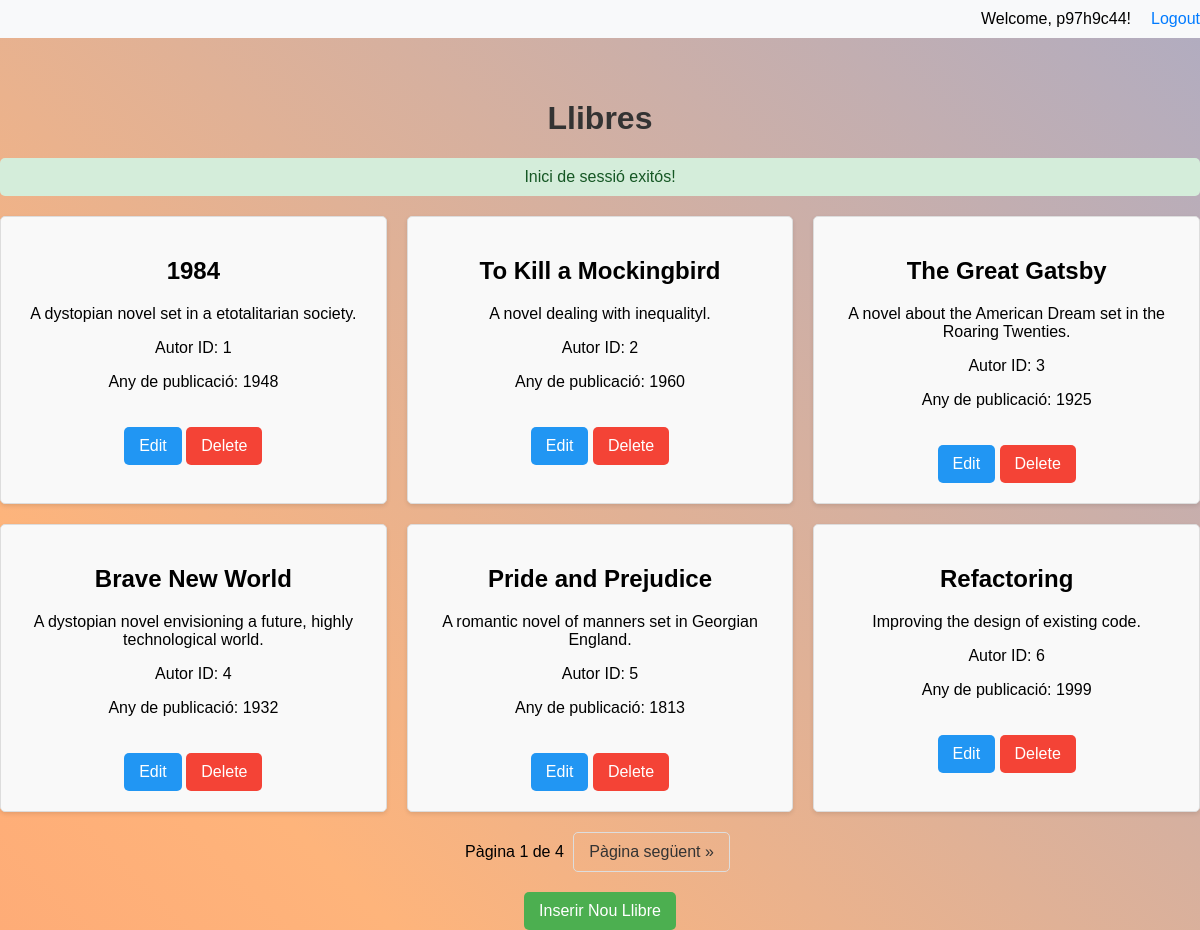
Page / (signed in) on the committed database.
### tables this page shows
CREATE TABLE `books` (
  `id` int(11) NOT NULL,
  `title` varchar(255) NOT NULL,
  `author_id` int(11) DEFAULT NULL,
  `publication_year` int(11) DEFAULT NULL,
  `description` text DEFAULT NULL
);

### Public/index.php (called while the page is built)
<?php
include '../views/index.view.php';
?>

### Controllers/BookController.php (called while the page is built, shortened)
<?php
include '../config.php';
include '../models/Book.php';
class BookController {
    public function getBooksByPage($page, $booksPerPage) {
        $book = new Book();
        return $book->getByPage($page, $booksPerPage);
    }
    public function getTotalBooks() {
        $book = new Book();
        return $book->getTotalCount();
    }
}
?>

### Models/Book.php (called while the page is built, shortened)
<?php
include '../config.php';
class Book {
    private $db;
    public function __construct() {
        global $pdo;
        $this->db = $pdo;
    }
    public function getByPage($page, $booksPerPage) {
        $offset = ($page - 1) * $booksPerPage;
        $stmt = $this->db->prepare("SELECT * FROM books LIMIT :limit OFFSET :offset");
        $stmt->bindParam(':limit', $booksPerPage, PDO::PARAM_INT);
        $stmt->bindParam(':offset', $offset, PDO::PARAM_INT);
        $stmt->execute();
        return $stmt->fetchAll(PDO::FETCH_ASSOC);
    }
    public function getTotalCount() {
        $stmt = $this->db->query("SELECT COUNT(*) FROM books");
        return $stmt->fetchColumn();
    }
}
?>

### Views/index.view.php (the view, shortened to what this page needs)
<?php
include '../controllers/BookController.php';
include '../public/functions.php';
$controller = new BookController();
$page = isset($_GET['pagina']) ? (int)$_GET['pagina'] : 1;
$booksPerPage = 6;
$books = $controller->getBooksByPage($page, $booksPerPage);
$totalBooks = $controller->getTotalBooks();
$totalPages = ceil($totalBooks / $booksPerPage);
?>
<!DOCTYPE html>
<html>
<head>
    <link rel="stylesheet" type="text/css" href="../public/Estils/styles.css">
</head>
<body>
    <div class="shapes">
    </div>
    <div class="navbar">
        <?php if (isset($_SESSION['username'])): ?>
            <span>Welcome, <?php echo $_SESSION['username']; ?>!</span>
            <a href="../public/logout.php">Logout</a>
        <?php else: ?>
            <a href="../public/login.php">Login</a>
            <a href="../public/signup.php">Signup</a>
        <?php endif; ?>
    </div>
    <div class="content">
        <h1>Llibres</h1>
        <div class="books">
            <?php foreach ($books as $book): ?>
                <div class="book">
                    <h2><?php echo htmlspecialchars($book['title']); ?></h2>
                    <p><?php echo htmlspecialchars($book['description']); ?></p>
                    <p>Autor ID: <?php echo htmlspecialchars($book['author_id']); ?></p>
                    <p>Any de publicació: <?php echo htmlspecialchars($book['publication_year']); ?></p>
                    <?php if (isset($_SESSION['user_id'])): ?>
                        <a href="../views/edit.view.php?id=<?php echo $book['id']; ?>" class="edit-button">Edit</a>
                        <a href="../public/delete.php?id=<?php echo $book['id']; ?>" class="delete-button" onclick="return confirm('Are you sure you want to delete this book?');">Delete</a>
                    <?php endif; ?>
                </div>
            <?php endforeach; ?>
        </div>
        <div class="pagination">
            <span>Pàgina <?php echo $page; ?> de <?php echo $totalPages; ?></span>
            <?php if ($page < $totalPages): ?>
                <a href="?pagina=<?php echo $page + 1; ?>">Pàgina següent &raquo;</a>
            <?php endif; ?>
        </div>
        <?php if (isset($_SESSION['user_id'])): ?>
            <a href="../views/insert.view.php" class="insert-button">Inserir Nou Llibre</a>
        <?php endif; ?>
    </div>
</body>
</html>

### Public/Estils/styles.css (style rules this page uses)
body { font-family: Arial, sans-serif; background: linear-gradient(45deg, #ff7e5f, #feb47b, #86a8e7, #91eae4); background-size: 400% 400%; animation: gradientAnimation 15s ease infinite; display: flex; flex-direction: column; align-items: center; height: 100vh; margin: 0; overflow: hidden; position: relative; }
h1 { text-align: center; margin-top: 40px; color: #333; }
.shapes { position: absolute; width: 100%; height: 100%; overflow: hidden; z-index: 0; }
.navbar { display: flex; justify-content: flex-end; background-color: #f8f9fa; padding: 10px; width: 100%; position: absolute; top: 0; z-index: 1; }
.navbar a { margin-left: 20px; text-decoration: none; color: #007bff; }
.content { z-index: 1; text-align: center; margin-top: 60px; }
.books { display: grid; grid-template-columns: repeat(3, 1fr); grid-gap: 20px; margin-top: 20px; }
.book { background-color: #f9f9f9; padding: 20px; border: 1px solid #ddd; border-radius: 5px; box-shadow: 0 2px 4px rgba(0, 0, 0, 0.1); }
.pagination { text-align: center; margin-top: 20px; }
.pagination a { display: inline-block; padding: 10px 15px; margin: 0 5px; border: 1px solid #ddd; color: #333; text-decoration: none; border-radius: 5px; transition: background-color 0.3s, color 0.3s; }
.book a, .pagination a, .insert-button { position: relative; z-index: 1; }
.insert-button, .edit-button, .delete-button { display: inline-block; padding: 10px 15px; margin-top: 20px; background-color: #4CAF50; color: white; text-decoration: none; border-radius: 5px; transition: background-color 0.3s, color 0.3s; cursor: pointer; }
.edit-button { background-color: #2196F3; }
.delete-button { background-color: #f44336; }

### rows in the picture
books: title "1984", description "A dystopian novel set in a etotalitarian society.", author "1", publication_year "1948"
books: title "To Kill a Mockingbird", description "A novel dealing with inequalityl.", author "2", publication_year "1960"
books: title "The Great Gatsby", description "A novel about the American Dream set in the Roaring Twenties.", author "3", publication_year "1925"
books: title "Brave New World", description "A dystopian novel envisioning a future, highly technological world.", author "4", publication_year "1932"
books: title "Pride and Prejudice", description "A romantic novel of manners set in Georgian England.", author "5", publication_year "1813"
books: title "Refactoring", description "Improving the design of existing code.", author "6", publication_year "1999"

### other values in the picture
$_SESSION['username'] "p97h9c44"
$flash_message['message'] "Inici de sessió exitós!"
$page "1"
$totalPages "4"
